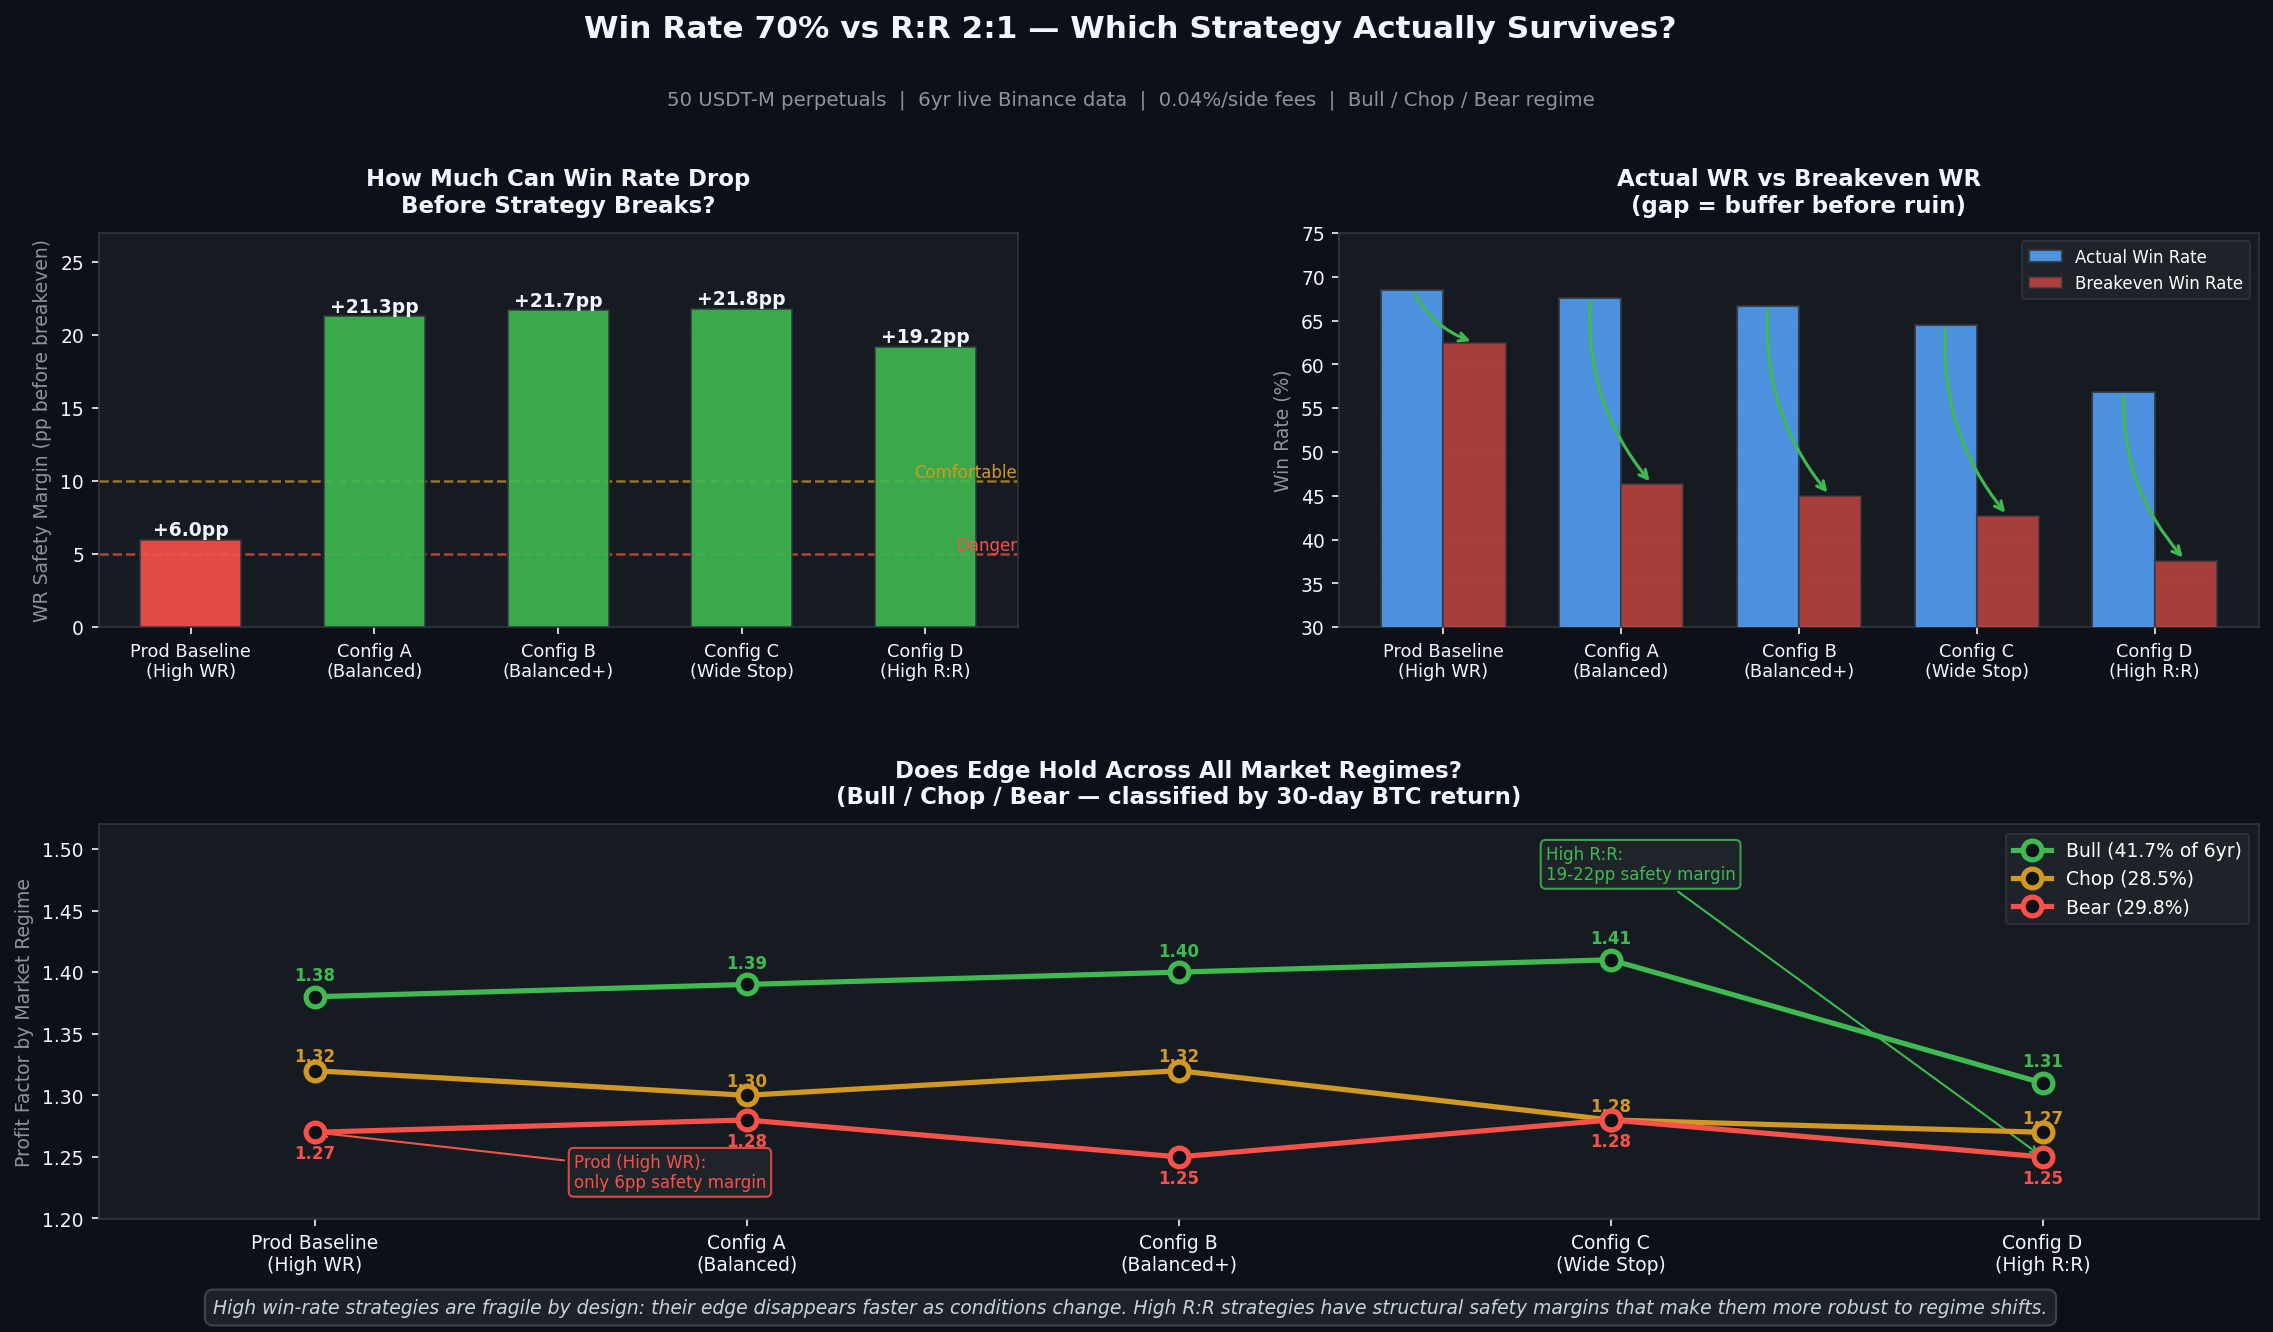

Here is the Python script that generated this plot:
"""
Quant Insight #002 — Win Rate 70% vs R:R 2:1 — Which Actually Survives?
=========================================================================
Research base: r8 stress test (2026-02-20), commit 3f63b4c
Data: 6yr USDT-M futures, 50 symbols

Key finding: High win-rate config dies if WR drops 6pp.
High R:R configs survive 19-22pp WR drops. Structurally different beasts.
"""
from pathlib import Path
import numpy as np
import matplotlib.pyplot as plt
import matplotlib.patches as mpatches

BG_DARK   = '#0d1117'
BG_CARD   = '#161b22'
BG_BORDER = '#30363d'
TEXT_MAIN = '#f0f6fc'
TEXT_SUB  = '#8b949e'
GREEN     = '#3fb950'
RED       = '#f85149'
ACCENT    = '#58a6ff'
ORANGE    = '#d29922'

# ── Data from r8 research (2026-02-20) ───────────────────────────────────────
# Breakeven WR analysis: BE_WR = 1 / (1 + R:R)
configs = [
    # (name,                 rr,    be_wr, actual_wr, margin_pp, pf_bull, pf_chop, pf_bear)
    ("Prod Baseline\n(High WR)",    0.60,  62.5, 68.5,  6.0, 1.38, 1.32, 1.27),
    ("Config A\n(Balanced)",        1.16,  46.3, 67.6, 21.3, 1.39, 1.30, 1.28),
    ("Config B\n(Balanced+)",       1.22,  45.0, 66.7, 21.7, 1.40, 1.32, 1.25),
    ("Config C\n(Wide Stop)",       1.34,  42.7, 64.5, 21.8, 1.41, 1.28, 1.28),
    ("Config D\n(High R:R)",        1.66,  37.6, 56.8, 19.2, 1.31, 1.27, 1.25),
]
names     = [c[0] for c in configs]
rr        = np.array([c[1] for c in configs])
be_wr     = np.array([c[2] for c in configs])
actual_wr = np.array([c[3] for c in configs])
margin    = np.array([c[4] for c in configs])
pf_bull   = np.array([c[5] for c in configs])
pf_chop   = np.array([c[6] for c in configs])
pf_bear   = np.array([c[7] for c in configs])

plt.style.use('dark_background')
fig = plt.figure(figsize=(16, 9))
fig.patch.set_facecolor(BG_DARK)

gs = fig.add_gridspec(2, 2, hspace=0.5, wspace=0.35,
                      top=0.81, bottom=0.08, left=0.07, right=0.97)
ax1 = fig.add_subplot(gs[0, 0])   # WR margin bar chart
ax2 = fig.add_subplot(gs[0, 1])   # WR breakdown (actual vs breakeven)
ax3 = fig.add_subplot(gs[1, :])   # Regime PF heatmap

for ax in [ax1, ax2, ax3]:
    ax.set_facecolor(BG_CARD)
    ax.tick_params(colors=TEXT_MAIN, labelsize=9)
    for spine in ax.spines.values():
        spine.set_edgecolor(BG_BORDER)
    ax.title.set_color(TEXT_MAIN)
    ax.xaxis.label.set_color(TEXT_SUB)
    ax.yaxis.label.set_color(TEXT_SUB)

x = np.arange(len(names))

# ── Chart 1: WR Safety Margin ────────────────────────────────────────────────
bar_colors = [RED if m < 10 else (ORANGE if m < 15 else GREEN) for m in margin]
bars = ax1.bar(x, margin, color=bar_colors, edgecolor=BG_BORDER,
               linewidth=0.8, width=0.55, alpha=0.9, zorder=3)
ax1.axhline(10, color=ORANGE, ls='--', lw=1.2, alpha=0.7)
ax1.axhline(5, color=RED, ls='--', lw=1.2, alpha=0.7)
ax1.text(len(x) - 0.5, 10.3, 'Comfortable', color=ORANGE, fontsize=8, ha='right')
ax1.text(len(x) - 0.5, 5.3, 'Danger', color=RED, fontsize=8, ha='right')
for b, m in zip(bars, margin):
    ax1.text(b.get_x() + b.get_width()/2, m + 0.3, f'+{m:.1f}pp',
             ha='center', fontsize=9, fontweight='bold', color=TEXT_MAIN)
ax1.set_xticks(x)
ax1.set_xticklabels(names, fontsize=8.5)
ax1.set_ylabel('WR Safety Margin (pp before breakeven)', fontsize=9)
ax1.set_title('How Much Can Win Rate Drop\nBefore Strategy Breaks?', fontsize=11,
              fontweight='bold', pad=10)
ax1.set_ylim(0, 27)
ax1.grid(axis='y', alpha=0.12, color=BG_BORDER, zorder=0)

# ── Chart 2: Actual WR vs Breakeven WR ───────────────────────────────────────
bar_w = 0.35
bars_actual = ax2.bar(x - bar_w/2, actual_wr, bar_w, color=ACCENT,
                      alpha=0.85, label='Actual Win Rate', edgecolor=BG_BORDER, zorder=3)
bars_be = ax2.bar(x + bar_w/2, be_wr, bar_w, color=RED,
                  alpha=0.65, label='Breakeven Win Rate', edgecolor=BG_BORDER, zorder=3)
for i, (a, b) in enumerate(zip(actual_wr, be_wr)):
    ax2.annotate('', xy=(i + bar_w/2, b), xytext=(i - bar_w/2, a),
                 arrowprops=dict(arrowstyle='->', color=GREEN, lw=1.5,
                                 connectionstyle='arc3,rad=0.2'), zorder=5)
ax2.set_xticks(x)
ax2.set_xticklabels(names, fontsize=8.5)
ax2.set_ylabel('Win Rate (%)', fontsize=9)
ax2.set_ylim(30, 75)
ax2.set_title('Actual WR vs Breakeven WR\n(gap = buffer before ruin)', fontsize=11,
              fontweight='bold', pad=10)
ax2.legend(fontsize=8, facecolor='#21262d', edgecolor=BG_BORDER)
ax2.grid(axis='y', alpha=0.12, color=BG_BORDER, zorder=0)

# ── Chart 3: Regime PF heatmap ────────────────────────────────────────────────
regime_data = np.array([pf_bull, pf_chop, pf_bear]).T   # shape (5, 3)
regimes = ['Bull Market', 'Choppy/Sideways', 'Bear Market']

# draw as grouped lines instead of heatmap
regime_colors = [GREEN, ORANGE, RED]
regime_labels = ['Bull (41.7% of 6yr)', 'Chop (28.5%)', 'Bear (29.8%)']
# label offsets per regime: bull above, chop middle-above, bear below — avoid stack overlap
label_offsets = [+0.010, +0.004, -0.010]
for j, (color, label, offset) in enumerate(zip(regime_colors, regime_labels, label_offsets)):
    pf_vals = regime_data[:, j]
    ax3.plot(x, pf_vals, color=color, linewidth=2.5, marker='o',
             markersize=9, markerfacecolor=BG_DARK, markeredgewidth=2.5,
             label=label, zorder=4)
    for i, v in enumerate(pf_vals):
        va = 'bottom' if offset >= 0 else 'top'
        ax3.text(i, v + offset, f'{v:.2f}', ha='center', fontsize=8,
                 va=va, color=color, fontweight='bold')

ax3.axhline(1.0, color=TEXT_SUB, ls='--', lw=1, alpha=0.4)
ax3.fill_between(np.linspace(-0.5, len(x)-0.5, 100), 1.0, 0.9,
                 alpha=0.07, color=RED)
ax3.set_xticks(x)
ax3.set_xticklabels(names, fontsize=9)
ax3.set_ylabel('Profit Factor by Market Regime', fontsize=9)
ax3.set_title('Does Edge Hold Across All Market Regimes?\n'
              '(Bull / Chop / Bear — classified by 30-day BTC return)',
              fontsize=11, fontweight='bold', pad=10)
ax3.legend(fontsize=9, facecolor='#21262d', edgecolor=BG_BORDER, loc='upper right')
ax3.set_ylim(1.20, 1.52)
ax3.set_xlim(-0.5, len(x) - 0.5)
ax3.grid(axis='y', alpha=0.12, color=BG_BORDER, zorder=0)

# Key callouts
ax3.annotate('Prod (High WR):\nonly 6pp safety margin',
             xy=(0, pf_bear[0]), xytext=(0.6, 1.225),
             fontsize=8, color=RED,
             arrowprops=dict(arrowstyle='->', color=RED, lw=1),
             bbox=dict(boxstyle='round,pad=0.3', facecolor='#21262d', edgecolor=RED, alpha=0.85))
ax3.annotate('High R:R:\n19-22pp safety margin',
             xy=(4, pf_bear[4]), xytext=(2.85, 1.475),
             fontsize=8, color=GREEN,
             arrowprops=dict(arrowstyle='->', color=GREEN, lw=1),
             bbox=dict(boxstyle='round,pad=0.3', facecolor='#21262d', edgecolor=GREEN, alpha=0.85))

# Title & footer
fig.text(0.5, 0.955, 'Win Rate 70% vs R:R 2:1 — Which Strategy Actually Survives?',
         ha='center', fontsize=15, fontweight='bold', color=TEXT_MAIN)
fig.text(0.5, 0.905,
         '50 USDT-M perpetuals  |  6yr live Binance data  |  0.04%/side fees  |  Bull / Chop / Bear regime',
         ha='center', fontsize=9.5, color=TEXT_SUB)
fig.text(0.5, 0.01,
         'High win-rate strategies are fragile by design: their edge disappears faster as conditions change. '
         'High R:R strategies have structural safety margins that make them more robust to regime shifts.',
         ha='center', fontsize=9, color='#c9d1d9', style='italic',
         bbox=dict(boxstyle='round,pad=0.45', facecolor='#21262d', edgecolor='#444c56', alpha=0.85))

out = Path(__file__).parent / "post_002_wr_vs_rr.png"
plt.savefig(out, dpi=150, bbox_inches='tight', facecolor=BG_DARK)
print(f"Saved -> {out}")
plt.close()
